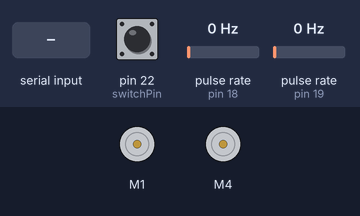
A sketch run on a simulated Arduino Mega 2560, built with avr-gcc and run on an emulated ATmega2560. On the bench: 2 × DC motor (green arrow = forward, orange = backward, longer = faster). Wiring (inferred from the names in the program): 2 × pulse sensor: data pin 18 / data pin 19. The inputs (shaded band) are chosen by the test bench; at power-on: pulse rate (sensors on pin 18, pin 19) 0 Hz, pin 22 (switchPin) LOW. What the sketch prints to the serial monitor is not drawn.

Above: at 2.2 s.
2.3 s: "90,45\n" received over Serial
At 3.3 s:
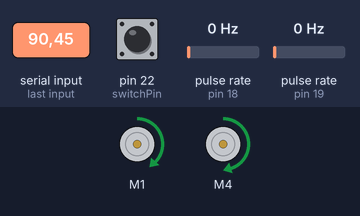
3.8 s: "30,150\n" received over Serial
At 4.5 s:
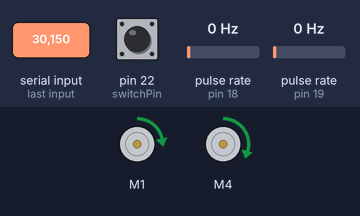
5.3 s: "1\n" received over Serial
At 6.5 s:
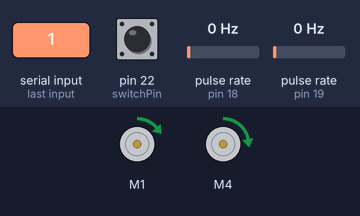
6.8 s: "200\n" received over Serial
At 7.8 s:
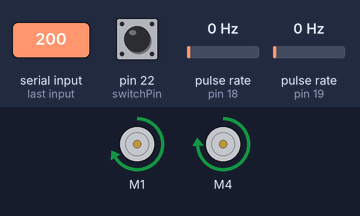
8.3 s: pulse rate (sensor on pin 18) set to 2 Hz
10.4 s: pulse rate (sensor on pin 19) set to 2 Hz
Timing chart, 0 to 13.4 s (numbered marks = the images above; inputs shaded):
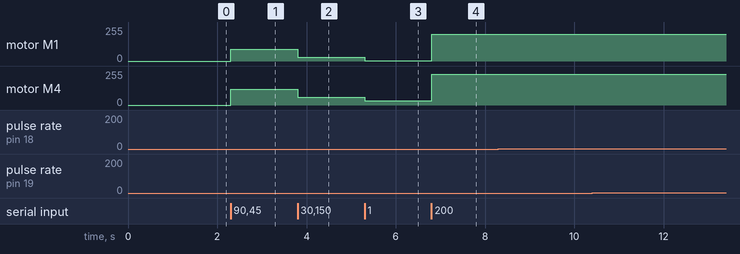

Measured:
- after the input at 2.3 s, motor M1: stopped → forward 90/255 at once; motor M4: stopped → forward 120/255 at once
- after the input at 3.8 s, motor M1: forward 90/255 → forward 30/255 at once; motor M4: forward 120/255 → forward 60/255 at once
- after the input at 5.3 s, motor M1: forward 30/255 → forward 1/255 at once; motor M4: forward 60/255 → forward 31/255 at once
- after the input at 6.8 s, motor M1: forward 1/255 → forward 200/255 at once; motor M4: forward 31/255 → forward 230/255 at once
- after the input at 8.3 s, every drawn part: stays the same
- after the input at 10.4 s, every drawn part: stays the same

The sketch:

VrAndVlAndWwithSmoother.ino
```cpp
// this test program print the velocity and angular velocity of the robot
// median filter for the calculation of velocities is applied

#include <math.h> // required to use atan () function
#define PI 3.1415926535897932384626433832795 // PI number definition
#include <AFMotor.h>

// MOTOR VARIABLES
#define LEFT_WHEEL 1
#define RIGHT_WHEEL 2

int switchPin = 22;

//LEFT WHEEL VARIABLES
int leftEncoderPin = 18; // Pin 18, where the left encoder pin DO is connected
volatile unsigned long currentLeftEncoderPulses = 0;   // Number of left Encoder pulses
volatile unsigned long previousLeftEncoderPulses = 0;   // Number of left Encoder pulses
int leftMotorSpeed = 0;   // speed value for leftMotor which is between 0 and 255
AF_DCMotor leftWheel(1); // Motor 3 section of the motor shield will be used for left Motor of the robot

//RIGHT WHEEL VARIABLES
int rightEncoderPin = 19; // Pin 19, where the right ecoder pin DO is connected
volatile unsigned long currentRightEncoderPulses = 0;  // Number of right Encoder pulses
volatile unsigned long previousRightEncoderPulses = 0;  // Number of right Encoder pulses
int rightMotorSpeed = 0;    // speed value for rightMotor which is between 0 and 255
AF_DCMotor rightWheel(4); // Motor 4 section of the motor shield will be used for right Motor of the robot

int mspeed = 0;

// variable used for reading a clean and good signal from the encoder
volatile unsigned long debounceL = 0;   // time stamp of the last bounce of the incoming signal from the left encoder
volatile unsigned long debounceR = 0;   // time stamp of the last bounce of the incoming signal from the right encoder

// DESIGN VARIABLE
const int delta = 100;    // sampling time of the system
int actualDelta = 0;
unsigned long currentTimeSample = 0;
unsigned long previousTimeSample = 0;

// ODOMETRY VARIABLES
#define ARRAYSIZE 4
const byte numberOfHole = 20; // number of holes on the motor encoder disk
const float diameter = 6.8; // the radius of left and right wheels[cm]
float Dl = 0; // the latest value of distance moved by the left wheel
float arrDl[ARRAYSIZE]; // array for holding the latest distance moved by the left wheel(Dl) and some other past values
float meanDl = 0; // the mean value of the Dl array
float Dr = 0; // the latest value of distance moved by the right wheel
float arrDr[ARRAYSIZE]; // array for holding the latest distance moved by the right wheel(Dl) and some other past values
float meanDr = 0; // the mean value of the Dr array
float Dc = 0;
float x;  // the x position of the robot
float y;  // the y postition of the robot
float phi; // the orientation of the robot
const float L = 30; // length of the robot between tires[cm]

// ROBOT INPUT VARIABLE
float V;
float Vr;
float Vl;
float w;


void setup () {
   attachInterrupt (digitalPinToInterrupt(leftEncoderPin), LEncoder, RISING); // interrupt function: interrupt pin, function to call, type of activation
   attachInterrupt (digitalPinToInterrupt(rightEncoderPin), REncoder, RISING); // interrupt function: interrupt pin, function to call, type of activation
   Serial.begin(9600); // start of serial communication
   delay(1000);
   moveMotor(LEFT_WHEEL,FORWARD,50);
   moveMotor(RIGHT_WHEEL,FORWARD,50);
   // intializing the position and orientation of the robot
   x = 0;
   y = 0;
   phi = 0;
   //initializing robot input variable
   V = 0;
   Vr = 0;
   Vl = 0;
   w = 0;
}

void loop () {
  if(Serial.available() > 0){
      mspeed = Serial.readStringUntil('\n').toInt();
  }
  if(digitalRead(switchPin) == 1){
    moveMotor(LEFT_WHEEL,FORWARD,0);
    moveMotor(RIGHT_WHEEL,FORWARD,0);
  }else{
    moveMotor(LEFT_WHEEL,FORWARD,mspeed);
    moveMotor(RIGHT_WHEEL,FORWARD,mspeed);
  }

  currentTimeSample = millis();
  if(currentTimeSample - previousTimeSample > delta){
     previousTimeSample = currentTimeSample;
     actualDelta = currentTimeSample - previousTimeSample;
    // calculate the distance traveled by both left and right wheel
      odometry();
    // calculating the velocity of both the left and the right wheel
        Vr = (float)(1000*meanDr)/actualDelta;
        Vl = (float)(1000*meanDl)/actualDelta;
        V = (Vr + Vl)/2;
        w = (Vr - Vl)/L;
      // for observing right wheel velocity and left wheel velocity
        Serial.print(Vr);
        Serial.print(", ");
        Serial.println(Vl);
//        Serial.print(x);
//        Serial.print(",");
//        Serial.println(y);
      // for observing the angular velocity of the robot
      // Serial.println(w);
    }
}
void LEncoder () {// interrupt function of the left wheel encoder
    if(digitalRead(leftEncoderPin) && (micros()- debounceL > 100) && digitalRead(leftEncoderPin)){
        currentLeftEncoderPulses++;
        debounceL = micros();
    }
}
void REncoder () {// interrupt function of the right wheel encoder
   if(digitalRead(rightEncoderPin) && (micros()- debounceR > 100) && digitalRead(rightEncoderPin)){
        currentRightEncoderPulses++;
        debounceR = micros();
    }
}


void odometry(){
  // median filter
  Dl = ((float)(currentLeftEncoderPulses-previousLeftEncoderPulses)/numberOfHole) * PI * diameter;
  previousLeftEncoderPulses = currentLeftEncoderPulses;
  Dr = ((float)(currentRightEncoderPulses-previousRightEncoderPulses)/numberOfHole) * PI * diameter;
  previousRightEncoderPulses = currentRightEncoderPulses;
  byte i = 0;
  for( i; i < ARRAYSIZE - 1; i++){
    arrDl[i] = arrDl[i+1];
    arrDr[i] = arrDr[i+1];
  }
  arrDl[i] = Dl;
  arrDr[i] = Dr;
  i = 0;
  for( i; i < ARRAYSIZE ; i++){
    meanDl += arrDl[i];
    meanDr += arrDr[i];
  }
  meanDl /= ARRAYSIZE;
  meanDr /= ARRAYSIZE;

  Dc = ((float)Dl+Dr)/2;
  x = x + Dc*cos(phi);
  y = y + Dc*sin(phi);
  phi = phi + (Dr - Dl)/L;
  phi = atan2(sin(phi),cos(phi));
}

void moveMotor(int WHEEL,int DIRECTION, int mSpeed){
  if(WHEEL == LEFT_WHEEL){
      if(DIRECTION == FORWARD){
        leftWheel.run(FORWARD);
        leftWheel.setSpeed(mSpeed);
      }else{
        leftWheel.run(BACKWARD);
        leftWheel.setSpeed(mSpeed);
      }
  }else if(WHEEL == RIGHT_WHEEL){
      if(DIRECTION == FORWARD){
        rightWheel.run(FORWARD);
        if(mSpeed == 0){
          rightWheel.setSpeed(mSpeed);
        }else {
          rightWheel.setSpeed(mSpeed+30);
        }
      }else{
        rightWheel.run(BACKWARD);
        if(mSpeed == 0){
          rightWheel.setSpeed(mSpeed);
        }else{
          rightWheel.setSpeed(mSpeed+30);
        }
      }
  }
}
```
